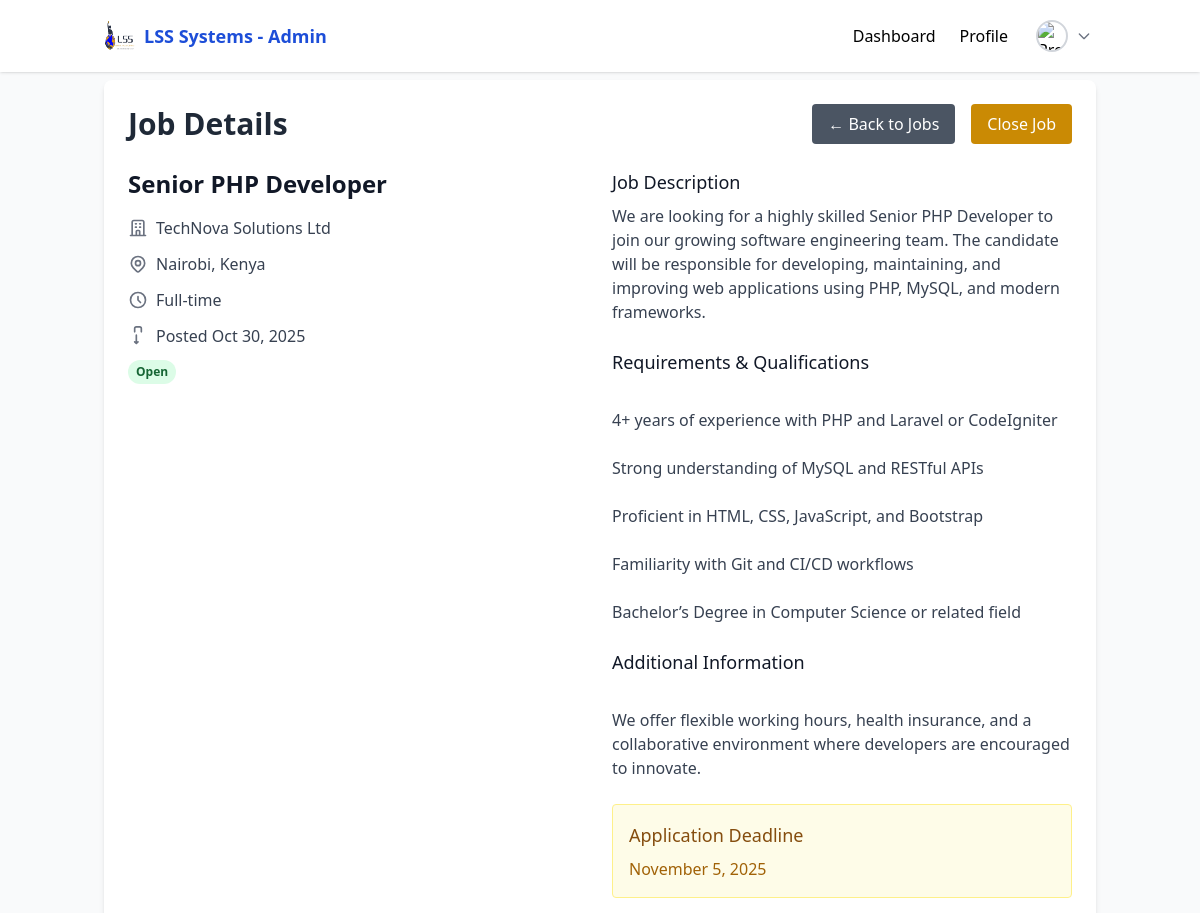
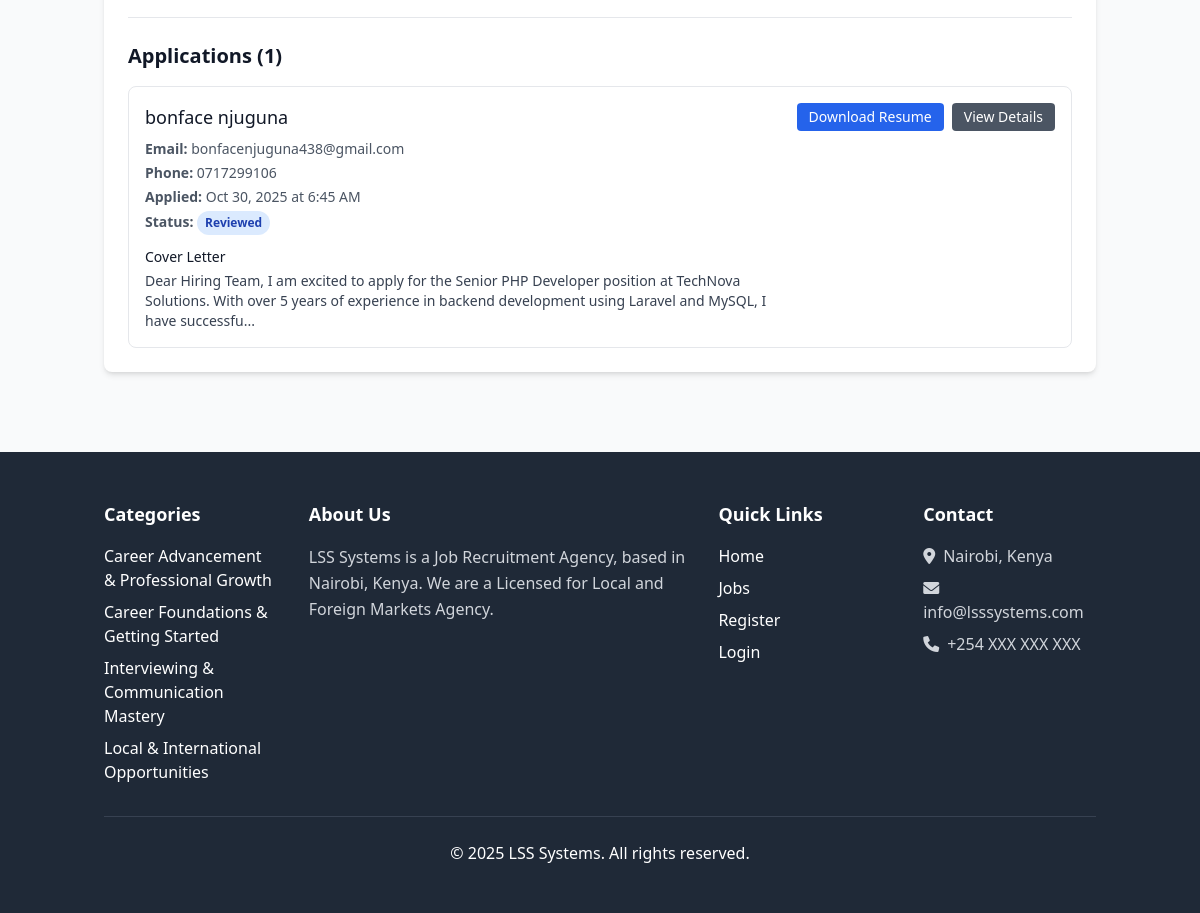
Screenshot of /public/admin/job-details.php?id=4dd49d1d-a093-4920-aac6-5f78a5eb497c (signed in) with the database file from the repository (2 pictures, top to bottom).
### tables this page shows
CREATE TABLE `job_posts` (
  `uuid` char(36) NOT NULL,
  `employer_uuid` char(36) NOT NULL,
  `title` varchar(150) NOT NULL,
  `job_level` varchar(100) DEFAULT NULL,
  `job_description` text NOT NULL,
  `job_type` varchar(100) DEFAULT NULL,
  `industry` varchar(100) DEFAULT NULL,
  `location` varchar(255) DEFAULT NULL,
  `salary_range` varchar(100) DEFAULT NULL,
  `additional_information` text DEFAULT NULL,
  `requirements_qualifications` text DEFAULT NULL,
  `status` enum('open','closed') DEFAULT 'open',
  `application_deadline` date DEFAULT NULL,
  `created_at` timestamp NOT NULL DEFAULT current_timestamp(),
  `updated_at` timestamp NOT NULL DEFAULT current_timestamp() ON UPDATE current_timestamp()
);

CREATE TABLE `employers` (
  `uuid` char(36) NOT NULL,
  `user_uuid` char(36) NOT NULL,
  `company_name` varchar(150) DEFAULT NULL,
  `contact_number` varchar(20) DEFAULT NULL,
  `location` varchar(255) DEFAULT NULL,
  `industry` varchar(100) DEFAULT NULL,
  `website` varchar(255) DEFAULT NULL,
  `company_logo` varchar(255) DEFAULT NULL,
  `about_company` text DEFAULT NULL,
  `created_at` timestamp NOT NULL DEFAULT current_timestamp(),
  `updated_at` timestamp NOT NULL DEFAULT current_timestamp() ON UPDATE current_timestamp()
);

CREATE TABLE `applications` (
  `uuid` char(36) NOT NULL,
  `job_uuid` char(36) NOT NULL,
  `job_seeker_uuid` char(36) NOT NULL,
  `cover_letter` text DEFAULT NULL,
  `resume_file` varchar(255) DEFAULT NULL,
  `status` enum('pending','reviewed','accepted','rejected') DEFAULT 'pending',
  `applied_at` timestamp NOT NULL DEFAULT current_timestamp(),
  `reviewed_at` timestamp NULL DEFAULT NULL
);

CREATE TABLE `job_seekers` (
  `uuid` char(36) NOT NULL,
  `user_uuid` char(36) NOT NULL,
  `fullName` varchar(100) DEFAULT NULL,
  `phone` varchar(20) DEFAULT NULL,
  `gender` enum('male','female','other') DEFAULT NULL,
  `dob` date DEFAULT NULL,
  `location` varchar(255) DEFAULT NULL,
  `bio` text DEFAULT NULL,
  `professional_title` varchar(100) DEFAULT NULL,
  `skills` text DEFAULT NULL,
  `education` text DEFAULT NULL,
  `resume_file` varchar(255) DEFAULT NULL,
  `profile_completed` tinyint(1) DEFAULT 0,
  `created_at` timestamp NOT NULL DEFAULT current_timestamp(),
  `updated_at` timestamp NOT NULL DEFAULT current_timestamp() ON UPDATE current_timestamp()
);

CREATE TABLE `users` (
  `uuid` char(36) NOT NULL,
  `email` varchar(150) NOT NULL,
  `google_id` varchar(255) DEFAULT NULL,
  `password` varchar(255) DEFAULT NULL,
  `profile_picture` varchar(255) DEFAULT NULL,
  `role` enum('admin','employer','jobseeker') DEFAULT 'jobseeker',
  `is_verified` tinyint(1) DEFAULT 0,
  `created_at` timestamp NOT NULL DEFAULT current_timestamp(),
  `updated_at` timestamp NOT NULL DEFAULT current_timestamp() ON UPDATE current_timestamp()
);

### controllers/JobController.php (called while the page is built, shortened)
<?php
require_once __DIR__ . '/../models/Job.php';
class JobController {
    public $job;
    public function __construct($conn) {
        $this->job = new Job($conn);
    }
    public function getJobDetails($jobId) {
        return $this->job->getJobById($jobId);
    }
}
?>

### models/Job.php (called while the page is built, shortened)
<?php
class Job {
    private $conn;
    public function __construct($db) {
        $this->conn = $db;
    }
    public function getJobById($jobUuid) {
        $stmt = $this->conn->prepare("
            SELECT jp.*, e.company_name, e.contact_number
            FROM job_posts jp
            LEFT JOIN employers e ON jp.employer_uuid = e.uuid
            WHERE jp.uuid = ?
        ");
        $stmt->bind_param("s", $jobUuid);
        $stmt->execute();
        return $stmt->get_result()->fetch_assoc();
    }
}
?>

### public/admin/job-details.php (the view, shortened to what this page needs)
<?php
require_once __DIR__ . '/../../config/db.php';
require_once __DIR__ . '/../../controllers/JobController.php';
$jobController = new JobController($conn);
$jobId = $_GET['id'] ?? '';
$job = $jobController->getJobDetails($jobId);
$stmt = $conn->prepare("
    SELECT a.*, js.fullName, js.phone, u.email as job_seeker_email
    FROM applications a
    LEFT JOIN job_seekers js ON a.job_seeker_uuid = js.uuid
    LEFT JOIN users u ON js.user_uuid = u.uuid
    WHERE a.job_uuid = ?
    ORDER BY a.applied_at DESC
");
if ($stmt) {
    $stmt->bind_param("s", $jobId);
    $stmt->execute();
    $applications = $stmt->get_result()->fetch_all(MYSQLI_ASSOC);
} else {
    $applications = [];
}
include __DIR__ . '/../../includes/header.php';
?>
<div class="max-w-6xl mx-auto">
    <div class="bg-white rounded-lg shadow-md p-6 mb-6">
        <div class="flex justify-between items-center mb-6">
            <h1 class="text-3xl font-bold text-gray-800">Job Details</h1>
            <div class="flex space-x-4">
                <a href="/admin/jobs.php" class="bg-gray-600 text-white px-4 py-2 rounded hover:bg-gray-700 transition">
                    ← Back to Jobs
                </a>
                <?php if ($job['status'] === 'open'): ?>
                <form method="POST" action="/admin/jobs.php" class="inline">
                    <button type="submit"
                        class="bg-yellow-600 text-white px-4 py-2 rounded hover:bg-yellow-700 transition"
                        onclick="return confirm('Are you sure you want to close this job?')">
                        Close Job
                    </button>
                </form>
                <?php endif; ?>
            </div>
        </div>
        <div class="grid md:grid-cols-2 gap-6 mb-8">
            <div>
                <h2 class="text-2xl font-semibold text-gray-900 mb-4"><?php echo htmlspecialchars($job['title']); ?>
                </h2>
                <div class="space-y-3">
                    <div class="flex items-center">
                        <svg class="w-5 h-5 mr-2 text-gray-500" fill="none" stroke="currentColor" viewBox="0 0 24 24">
                            <path stroke-linecap="round" stroke-linejoin="round" stroke-width="2"
                                d="M19 21V5a2 2 0 00-2-2H7a2 2 0 00-2 2v16m14 0h2m-2 0h-5m-9 0H3m2 0h5M9 7h1m-1 4h1m4-4h1m-1 4h1m-5 10v-5a1 1 0 011-1h2a1 1 0 011 1v5m-4 0h4" />
                        </svg>
                        <span
                            class="text-gray-700"><?php echo htmlspecialchars($job['company_name'] ?? 'Company Name'); ?></span>
                    </div>
                    <div class="flex items-center">
                        <span class="text-gray-700"><?php echo htmlspecialchars($job['location']); ?></span>
                    </div>
                    <div class="flex items-center">
                        <svg class="w-5 h-5 mr-2 text-gray-500" fill="none" stroke="currentColor" viewBox="0 0 24 24">
                            <path stroke-linecap="round" stroke-linejoin="round" stroke-width="2"
                                d="M12 8v4l3 3m6-3a9 9 0 11-18 0 9 9 0 0118 0z" />
                        </svg>
                        <span class="text-gray-700"><?php echo htmlspecialchars(ucfirst($job['job_type'])); ?></span>
                    </div>
                    <div class="flex items-center">
                        <svg class="w-5 h-5 mr-2 text-gray-500" fill="none" stroke="currentColor" viewBox="0 0 24 24">
                            <path stroke-linecap="round" stroke-linejoin="round" stroke-width="2"
                                d="M8 7V3a2 2 0 012-2h4a2 2 0 012 2v4m-6 4v10m0 0l-2-2m2 2l2-2" />
                        </svg>
                        <span class="text-gray-700">Posted
                            <?php echo date('M j, Y', strtotime($job['created_at'])); ?></span>
                    </div>
                    <div class="flex items-center">
                        <span
                            class="inline-flex px-2 py-1 text-xs font-semibold rounded-full
                            <?php echo $job['status'] === 'open' ? 'bg-green-100 text-green-800' : 'bg-red-100 text-red-800'; ?>">
                            <?php echo ucfirst($job['status']); ?>
                        </span>
                    </div>
                </div>
            </div>
            <div>
                <h3 class="text-lg font-medium text-gray-900 mb-2">Job Description</h3>
                <div class="text-gray-700 whitespace-pre-line"><?php echo htmlspecialchars($job['job_description']); ?>
                </div>
                <?php if (!empty($job['requirements_qualifications'])): ?>
                <h3 class="text-lg font-medium text-gray-900 mb-2 mt-6">Requirements & Qualifications</h3>
                <div class="text-gray-700 whitespace-pre-line">
                    <?php echo htmlspecialchars($job['requirements_qualifications']); ?></div>
                <?php endif; ?>
                <?php if (!empty($job['additional_information'])): ?>
                <h3 class="text-lg font-medium text-gray-900 mb-2 mt-6">Additional Information</h3>
                <div class="text-gray-700 whitespace-pre-line">
                    <?php echo htmlspecialchars($job['additional_information']); ?></div>
                <?php endif; ?>
                <?php if (!empty($job['application_deadline'])): ?>
                <div class="mt-6 p-4 bg-yellow-50 border border-yellow-200 rounded">
                    <h3 class="text-lg font-medium text-yellow-800 mb-2">Application Deadline</h3>
                    <p class="text-yellow-700"><?php echo date('F j, Y', strtotime($job['application_deadline'])); ?>
                    </p>
                </div>
                <?php endif; ?>
            </div>
        </div>
        <div class="border-t pt-6">
            <h3 class="text-xl font-semibold text-gray-900 mb-4">Applications (<?php echo count($applications); ?>)</h3>
            <?php if (empty($applications)): ?>
            <div class="text-center py-8">
                <div class="text-gray-500 mb-4">
                    <svg class="mx-auto h-12 w-12 text-gray-400" fill="none" viewBox="0 0 24 24" stroke="currentColor">
                        <path stroke-linecap="round" stroke-linejoin="round" stroke-width="2"
                            d="M9 12h6m-6 4h6m2 5H7a2 2 0 01-2-2V5a2 2 0 012-2h5.586a1 1 0 01.707.293l5.414 5.414a1 1 0 01.293.707V19a2 2 0 01-2 2z" />
                    </svg>
                </div>
                <h3 class="text-lg font-medium text-gray-900 mb-2">No applications yet</h3>
                <p class="text-gray-500">Applications will appear here once job seekers apply.</p>
            </div>
            <?php else: ?>
            <div class="space-y-4">
                <?php foreach ($applications as $application): ?>
                <div class="border border-gray-200 rounded-lg p-4">
                    <div class="flex justify-between items-start">
                        <div class="flex-1">
                            <h4 class="text-lg font-medium text-gray-900">
                                <?php echo htmlspecialchars($application['fullName'] ?? 'Unknown Applicant'); ?>
                            </h4>
                            <div class="mt-2 space-y-1">
                                <p class="text-sm text-gray-600">
                                    <strong>Email:</strong>
                                    <?php echo htmlspecialchars($application['job_seeker_email'] ?? 'N/A'); ?>
                                </p>
                                <?php if (!empty($application['phone'])): ?>
                                <p class="text-sm text-gray-600">
                                    <strong>Phone:</strong> <?php echo htmlspecialchars($application['phone']); ?>
                                </p>
                                <?php endif; ?>
                                <p class="text-sm text-gray-600">
                                    <strong>Applied:</strong>
                                    <?php echo date('M j, Y \a\t g:i A', strtotime($application['applied_at'])); ?>
                                </p>
                                <p class="text-sm text-gray-600">
                                    <strong>Status:</strong>
                                    <span
                                        class="inline-flex px-2 py-1 text-xs font-semibold rounded-full
                                        <?php echo $application['status'] === 'reviewed' ? 'bg-blue-100 text-blue-800' : 'bg-gray-100 text-gray-800'; ?>">
                                        <?php echo ucfirst($application['status']); ?>
                                    </span>
                                </p>
                            </div>
                            <?php if (!empty($application['cover_letter'])): ?>
                            <div class="mt-3">
                                <h5 class="text-sm font-medium text-gray-900">Cover Letter</h5>
                                <p class="text-sm text-gray-700 mt-1">
                                    <?php echo htmlspecialchars(substr($application['cover_letter'], 0, 200)) . (strlen($application['cover_letter']) > 200 ? '...' : ''); ?>
                                </p>
                            </div>
                            <?php endif; ?>
                        </div>
                        <div class="ml-4 flex space-x-2">
                            <?php if (!empty($application['resume_file'])): ?>
                            <a href="/applications/download-resume.php?application_id=<?php echo $application['uuid']; ?>"
                                class="bg-blue-600 text-white px-3 py-1 rounded text-sm hover:bg-blue-700 transition">
                                Download Resume
                            </a>
                            <?php endif; ?>
                            <a href="/applications/application-details.php?id=<?php echo $application['uuid']; ?>"
                                class="bg-gray-600 text-white px-3 py-1 rounded text-sm hover:bg-gray-700 transition">
                                View Details
                            </a>
                        </div>
                    </div>
                </div>
                <?php endforeach; ?>
            </div>
            <?php endif; ?>
        </div>
    </div>
</div>
<?php include __DIR__ . '/../../includes/footer.php'; ?>

### rows the page displays
job_posts: title "Senior PHP Developer", employer_uuid.company_name "TechNova Solutions Ltd", location "Nairobi, Kenya", job_type "Full-time", created_at "Oct 30, 2025", status "Open", job_description "We are looking for a highly skilled Senior PHP Developer to join our growing software engineering team. The candidate will be responsible for developing, maintaining, and improving web applications using PHP, MySQL, and modern frameworks.", requirements_qualifications "4+ years of experience with PHP and Laravel or CodeIgniter Strong understanding of MySQL and RESTful APIs Proficient in HTML, CSS, JavaScript, and Bootstrap Familiarity with Git and CI/CD workflows Bachelor’s Degree in Computer Science or related field", additional_information "We offer flexible working hours, health insurance, and a collaborative environment where developers are encouraged to innovate.", application_deadline "November 5, 2025"
applications: job_seeker_uuid.fullName "bonface njuguna", users.email "bonfacenjuguna438@gmail.com", job_seeker_uuid.phone "0717299106", applied_at "Oct 30, 2025 at 6:45 AM", status "Reviewed", cover_letter "Dear Hiring Team, I am excited to apply for the Senior PHP Developer position at TechNova Solutions. With over 5 years of experience in backend development using Laravel and MySQL, I have successfu"

### other values shown
count($applications) "1"
